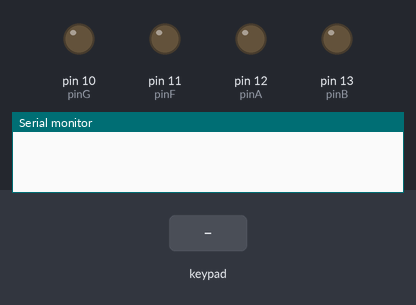
Simulated run of this sketch. Board: Arduino Uno, built with avr-gcc and run on an emulated ATmega328P. Parts: output pins drawn as LEDs (lit = HIGH), the last lines printed to the serial monitor. The inputs (shaded band) are chosen by the test bench. Pins used as bus, display or sensor lines are not drawn.

Above: at 1.2 s.
1.3 s: keypad keys 9 8 7 6 pressed 0.4 s apart
At 3.4 s:
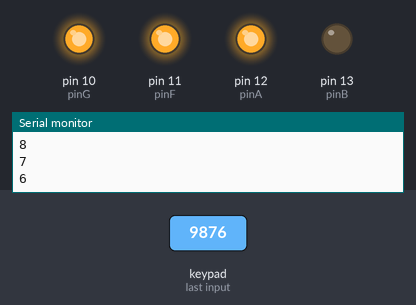
4.4 s: key '1' pressed
At 4.7 s:
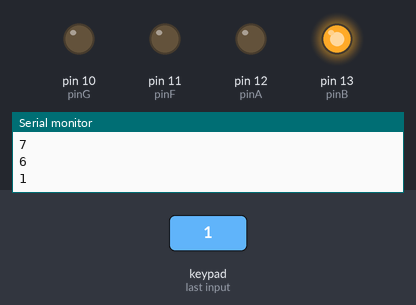
5.9 s: key '2' pressed
At 7.1 s:
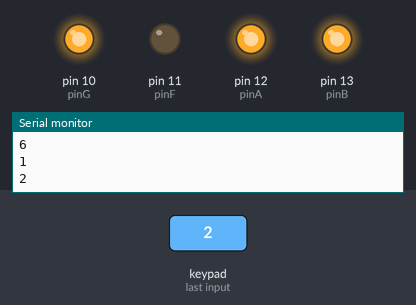
7.4 s: keypad keys 5 4 3 2 pressed 0.4 s apart
At 8.0 s:
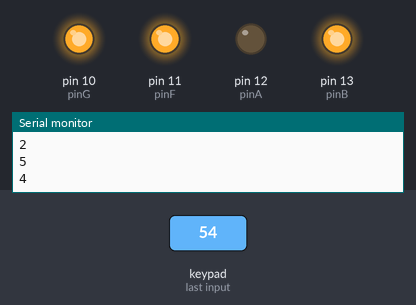
10.5 s: key '4' pressed
At 11.6 s:
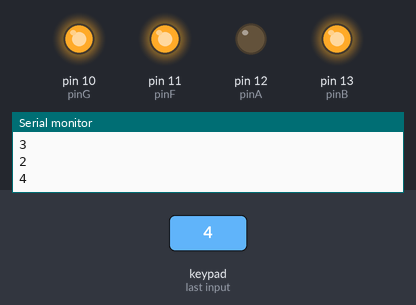
12.0 s: key '3' pressed
At 12.8 s:
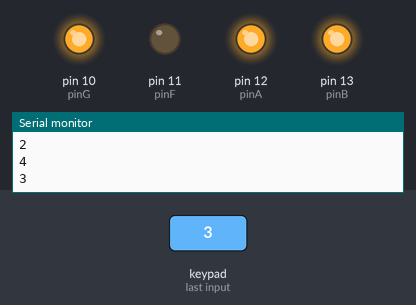
Timing chart, 0 to 14.5 s (numbered marks = the images above; inputs shaded):
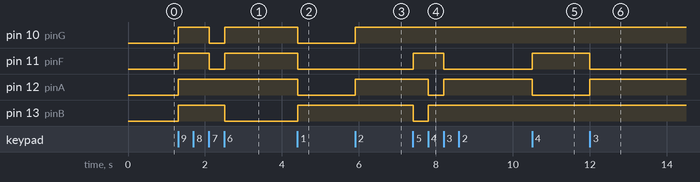

Measured:
- after the input at 1.3 s, pin 10 (pinG), pin 11 (pinF): LOW → HIGH at once, → LOW 0.81 s later, → HIGH 0.40 s later; pin 12 (pinA): LOW → HIGH at once; pin 13 (pinB): LOW → HIGH at once, → LOW 1.2 s later
- after the input at 4.4 s, pin 10 (pinG), pin 11 (pinF), pin 12 (pinA): HIGH → LOW at once; pin 13 (pinB): LOW → HIGH at once
- after the input at 5.9 s, pin 10 (pinG), pin 12 (pinA): LOW → HIGH at once
- after the input at 7.4 s, pin 11 (pinF): LOW → HIGH at once, → LOW 0.80 s later; pin 12 (pinA): HIGH → LOW after 0.40 s, → HIGH 0.40 s later; pin 13 (pinB): HIGH → LOW at once, → HIGH 0.39 s later
- after the input at 10.5 s, pin 11 (pinF): LOW → HIGH at once; pin 12 (pinA): HIGH → LOW at once
- after the input at 12.0 s, pin 11 (pinF): HIGH → LOW at once; pin 12 (pinA): LOW → HIGH at once

The sketch:

kp1.ino
```cpp
#include <Keypad.h>
#
const byte ROWS = 4; //four rows
const byte COLS = 4; //four columns
//define the cymbols on the buttons of the keypads
char hexaKeys[ROWS][COLS] = {
  {'1','2','3'},
  {'4','5','6'},
  {'7','8','9'},
};

byte rowPins[ROWS] = {9, 8, 7, 6}; //connect to the row pinouts of the keypad
byte colPins[COLS] = {5, 4, 3, 2}; //connect to the column pinouts of the keypad
//initialize an instance of class NewKeypad
Keypad customKeypad = Keypad( makeKeymap(hexaKeys), rowPins, colPins, ROWS, COLS);

//7Segment
const int pinA = 12;
const int pinB = 13;
const int pinC = 2;
const int pinD = 1;
const int pinE = 0;
const int pinF = 11;
const int pinG = 10;
// Map segments (a to g) for numbers 0-9
// 1 = ON, 0 = OFF (For Common Cathode)
const byte numData[10][7] = {
  {1, 1, 1, 1, 1, 1, 0}, // 0
  {0, 1, 1, 0, 0, 0, 0}, // 1
  {1, 1, 0, 1, 1, 0, 1}, // 2
  {1, 1, 1, 1, 0, 0, 1}, // 3
  {0, 1, 1, 0, 0, 1, 1}, // 4
  {1, 0, 1, 1, 0, 1, 1}, // 5
  {1, 0, 1, 1, 1, 1, 1}, // 6
  {1, 1, 1, 0, 0, 0, 0}, // 7
  {1, 1, 1, 1, 1, 1, 1}, // 8
  {1, 1, 1, 1, 0, 1, 1}  // 9
};
char hexadisplay[ROWS][COLS] = {
  {1,2,3},
  {4,5,6},
  {7,8,9},
};
// Function to light up the correct segments
void displayDigit(int digit) {
  digitalWrite(pinA, numData[digit][0]);
  digitalWrite(pinB, numData[digit][1]);
  digitalWrite(pinC, numData[digit][2]);
  digitalWrite(pinD, numData[digit][3]);
  digitalWrite(pinE, numData[digit][4]);
  digitalWrite(pinF, numData[digit][5]);
  digitalWrite(pinG, numData[digit][6]);
}

void setup(){
  Serial.begin(9600);
  // Set all segment pins as OUTPUT
  const int ListPin[7]={pinA,pinB,pinC,pinD,pinE,pinF,pinG};
  for(int p=0;p<7;p++){
    pinMode(ListPin[p], OUTPUT);
  }
}
void loop(){
  char customKey = customKeypad.getKey();

  if (customKey){
    Serial.println(customKey);
    for(int k=0;k<3;k++){
      for(int j=0;j<3;j++){
        if(customKey==hexaKeys[k][j])
        {
          displayDigit(hexadisplay[k][j]);
          delay(100);
        }
      }
    }
  }
}
```
